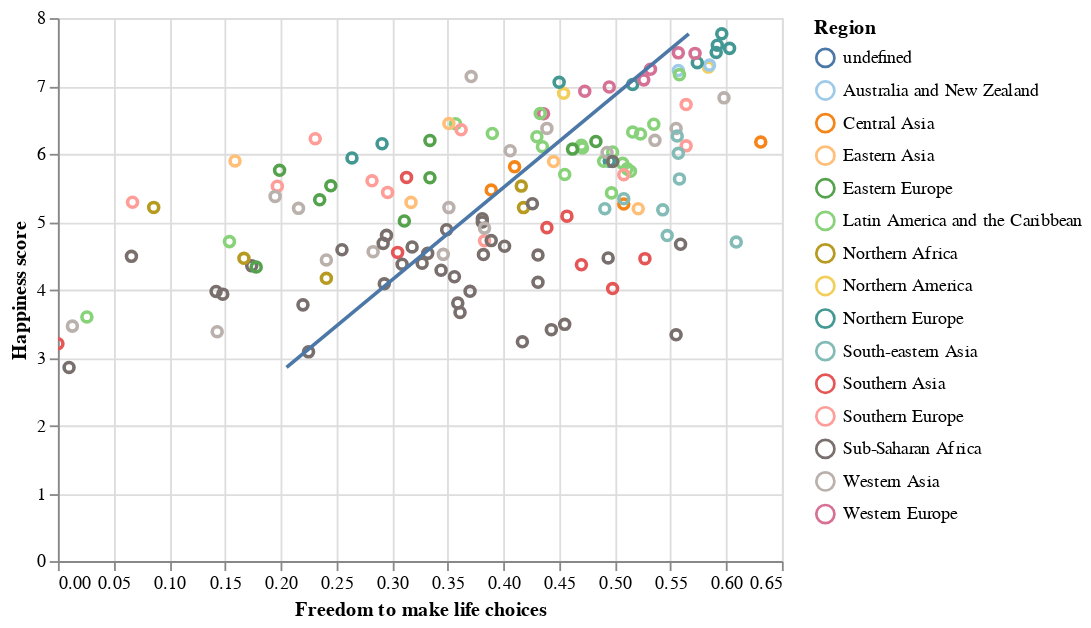

Notebook code cell kept with this figure:
### Code cell
ScoreByFreedom.interactive().add_selection(selection) + ScoreByFreedomLine

### Figure 1 — Vega-Lite specification as saved in the notebook (floating-point values rounded to 4 significant figures; data arrays with more than 128 entries replaced by an {"elided": "..."} marker saying what was removed)
{"config": {"view": {"continuousWidth": 400, "continuousHeight": 300}}, "layer": [{"mark": "point", "encoding": {"color": {"type": "nominal", "field": "Region", "scale": {"scheme": "tableau20"}}, "opacity": {"condition": {"value": 1, "selection": "selector352"}, "value": 0.1}, "tooltip": [{"type": "nominal", "field": "Country"}], "x": {"type": "quantitative", "field": "Freedom to make life choices"}, "y": {"type": "quantitative", "field": "Happiness score"}}, "selection": {"selector356": {"type": "interval", "bind": "scales", "encodings": ["x", "y"]}, "selector352": {"type": "multi", "fields": ["Region"], "bind": "legend"}}}, {"mark": "line", "encoding": {"color": {"type": "nominal", "field": "Region", "scale": {"scheme": "tableau20"}}, "opacity": {"condition": {"value": 1, "selection": "selector352"}, "value": 0.1}, "tooltip": [{"type": "nominal", "field": "Country"}], "x": {"type": "quantitative", "field": "Freedom to make life choices"}, "y": {"type": "quantitative", "field": "Happiness score"}}, "transform": [{"on": "Happiness score", "regression": "Freedom to make life choices"}]}], "data": {"name": "data-eecb02b8fc6347241acc941c20805a53"}, "$schema": "https://vega.github.io/schema/vega-lite/v4.8.1.json", "datasets": {"data-eecb02b8fc6347241acc941c20805a53": {"elided": "195 records"}}}
